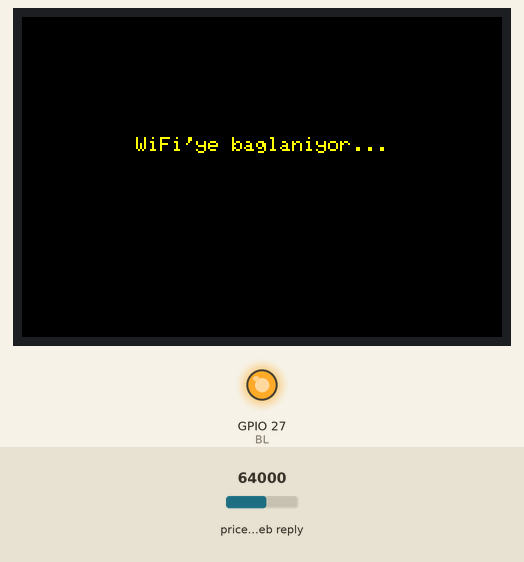
Simulated run of this sketch. Board: ESP32. Shown: 480×320 colour display, output pins drawn as LEDs (lit = HIGH). The test bench sets the inputs (shaded band); at power-on: price in the web reply 64000. WiFi joins after 1.5 s; servers stay silent unless stated; network time is answered at once with the bench clock; the local clock reads 2024-03-15 10:24:30 at power-on unless the sketch sets it; web services answer with replies made up by the test bench; what the sketch prints to the serial monitor is not drawn.

Above: at 0.4 s.
At 4.8 s:
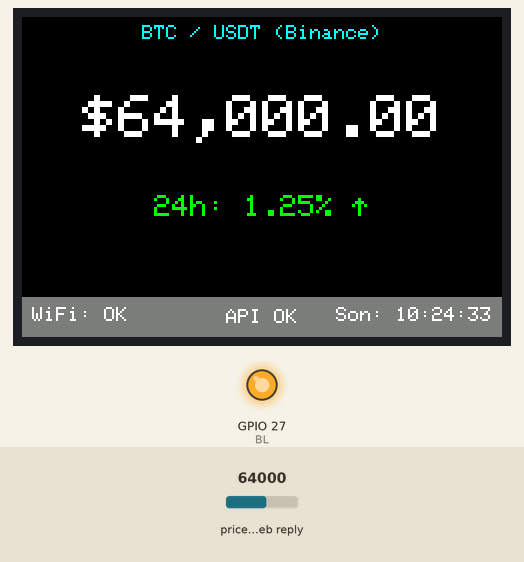
4.9 s: price in the web reply set to 21580
At 16.9 s:
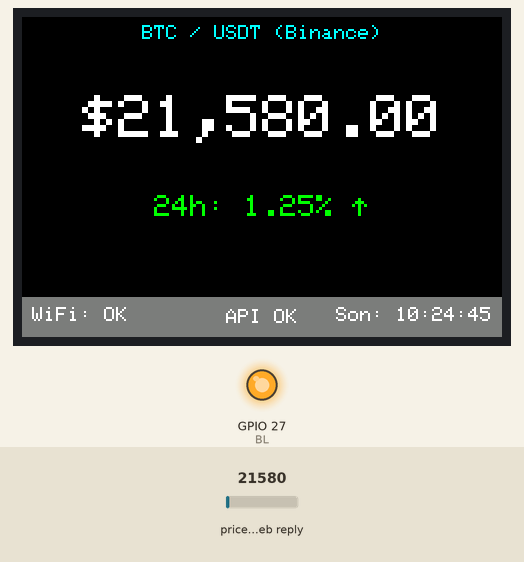
17.1 s: price in the web reply set to 39750
At 32.3 s:
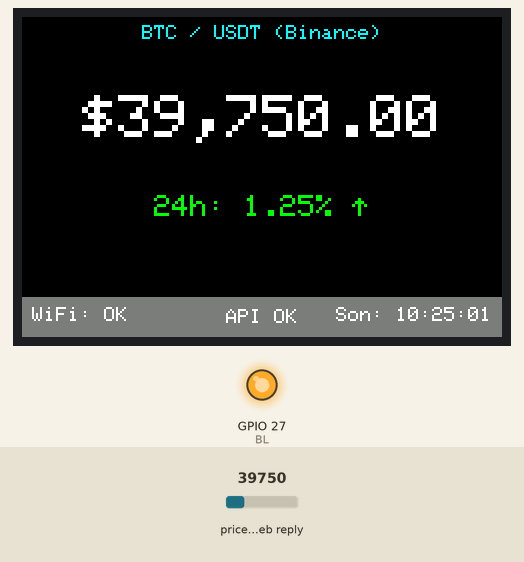
Timing chart, 0 to 33.8 s (numbered marks = the images above; inputs shaded):
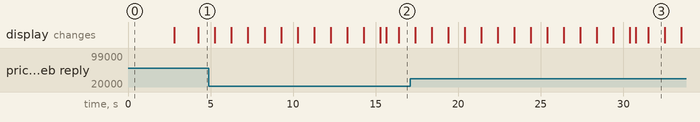

The sketch:

esp32-btc-ticker.ino
```cpp
/*
  ESP32 + ILI9488 (TFT_eSPI) — BTC/USDT (Binance 24hr)
  - Tek çağrı: /api/v3/ticker/24hr?symbol=BTCUSDT  → lastPrice + priceChangePercent
  - WiFi yeniden bağlanma, üstel backoff, NTP saat, sprite UI
  - Cloudflare'a takılmamak için: desktop User-Agent + HTTP/1.0 + fallback hostlar

  TFT_eSPI User_Setup.h:
    #define ILI9488_DRIVER
    // MISO=19, MOSI=23, SCLK=18, CS=15, DC=27, RST=33
*/

#include <WiFi.h>
#include <WiFiClientSecure.h>
#include <HTTPClient.h>
#include <TFT_eSPI.h>
#include <SPI.h>
#include <NTPClient.h>
#include <WiFiUdp.h>
#include <ArduinoJson.h>

// ====== WiFi ======
const char* WIFI_SSID = "x";
const char* WIFI_PASS = "y";

// ====== Ekran ======
TFT_eSPI tft;
TFT_eSprite spr = TFT_eSprite(&tft);
const int ROT = 1;      // 480x320 yatay
const int BL  = 27;

// ====== Zaman (GMT+3) ======
WiFiUDP ntpUDP;
NTPClient ntp(ntpUDP, "pool.ntp.org", 3 * 3600, 60'000);

// ====== Binance API ======
const char* SYMBOL = "BTCUSDT";
const char* HOSTS[] = {
  "https://api.binance.com",
  "https://api1.binance.com",
  "https://api2.binance.com",
  "https://api3.binance.com"
};
const size_t HOSTS_COUNT = sizeof(HOSTS) / sizeof(HOSTS[0]);

// ====== Süreler ======
const uint32_t POLL_INTERVAL_MS = 15'000;
uint32_t backoffMs = POLL_INTERVAL_MS;
const uint32_t BACKOFF_MIN = 15'000;
const uint32_t BACKOFF_MAX = 5 * 60'000;

// ====== Durum ======
float g_price = NAN;
float g_chg24 = NAN;      // %
char  g_timeStr[16] = "--:--:--";
bool  g_connected = false;
bool  g_lastCallOk = false;
size_t g_hostIdx = 0;

// ====== Yardımcılar ======
String formatFloat2(float v) {
  if (isnan(v)) return String("--");
  char b[32]; dtostrf(v, 0, 2, b); return String(b);
}

String formatUsd(float v) {
  if (isnan(v)) return String("$--");
  long whole = (long)fabs(v);
  int  cents = (int)round((fabs(v) - whole) * 100.0f);
  if (cents == 100) { whole += 1; cents = 0; }

  char tmp[32]; ltoa(whole, tmp, 10);
  char buf[48]; int idx = 0; int len = strlen(tmp);
  for (int i = 0; i < len; ++i) {
    buf[idx++] = tmp[i];
    int left = len - i - 1;
    if (left > 0 && left % 3 == 0) buf[idx++] = ',';
  }
  buf[idx] = 0;

  char out[64]; snprintf(out, sizeof(out), "$%s.%02d", buf, cents);
  return v < 0 ? String("-") + out : String(out);
}

void drawCenterText(TFT_eSprite& s, const String& txt, int y, int size, uint16_t fg, uint16_t bg = TFT_BLACK) {
  s.setTextFont(1);
  s.setTextSize(size);
  s.setTextColor(fg, bg);
  int w = s.textWidth(txt);
  int x = (s.width() - w) / 2;
  s.setCursor(x, y);
  s.print(txt);
}
void drawRightText(TFT_eSprite& s, const String& txt, int xRight, int y, int size, uint16_t fg, uint16_t bg = TFT_BLACK) {
  s.setTextFont(1);
  s.setTextSize(size);
  s.setTextColor(fg, bg);
  int w = s.textWidth(txt);
  s.setCursor(xRight - w, y);
  s.print(txt);
}

// ---- HTTP GET (desktop UA, HTTP/1.0, TLS insecure) + fallback
struct HttpResult { bool ok; int code; String body; String url; };
HttpResult httpGET_with_fallback(const String& pathAndQuery) {
  for (size_t n = 0; n < HOSTS_COUNT; ++n) {
    size_t idx = (g_hostIdx + n) % HOSTS_COUNT;
    String url = String(HOSTS[idx]) + pathAndQuery;

    HTTPClient http;
    http.setTimeout(9000);
    http.setFollowRedirects(HTTPC_STRICT_FOLLOW_REDIRECTS);
    http.addHeader("User-Agent",
      "Mozilla/5.0 (X11; Linux x86_64) AppleWebKit/537.36 "
      "(KHTML, like Gecko) Chrome/119.0 Safari/537.36");
    http.addHeader("Accept", "application/json");
    http.addHeader("Connection", "close");
    http.useHTTP10(true);

    WiFiClientSecure c; c.setInsecure();
    bool began = http.begin(c, url);
    if (!began) { http.end(); continue; }

    int code = http.GET();
    String body = (code > 0) ? http.getString() : "";
    http.end();

    Serial.printf("[HTTP] %s -> %d (%d bytes)\n", url.c_str(), code, body.length());
    if (code == 200) { g_hostIdx = idx; return {true, code, body, url}; }
    else Serial.println(body);
  }
  return {false, -1, "", ""};
}

// ---- JSON Parse (Binance 24hr)
bool parseBinance24hr(const String& js, float& lastPrice, float& chg24pct) {
  StaticJsonDocument<1024> doc;
  DeserializationError err = deserializeJson(doc, js);
  if (err) { Serial.printf("[JSON] %s\n", err.c_str()); return false; }

  // Örnek alanlar: "lastPrice":"59484.56000000","priceChangePercent":"-2.35"
  const char* sLast = doc["lastPrice"];
  const char* sPct  = doc["priceChangePercent"];
  if (!sLast || !sPct) return false;

  lastPrice = String(sLast).toFloat();
  chg24pct  = String(sPct ).toFloat();
  return true;
}

// Saat
void updateTimeString() {
  if (!ntp.update()) ntp.forceUpdate();
  unsigned long epoch = ntp.getEpochTime();
  if (epoch == 0) { strncpy(g_timeStr, "--:--:--", sizeof(g_timeStr)); return; }
  int h = (epoch % 86400L) / 3600;
  int m = (epoch % 3600) / 60;
  int s = epoch % 60;
  snprintf(g_timeStr, sizeof(g_timeStr), "%02d:%02d:%02d", h, m, s);
}

// Çizim
void drawScreen() {
  spr.fillSprite(TFT_BLACK);

  drawCenterText(spr, "BTC / USDT (Binance)", 8, 2, TFT_CYAN);

  // Fiyat
  {
    String p = formatUsd(g_price);
    int sz = 6; spr.setTextFont(1);
    while (sz > 2) { spr.setTextSize(sz); if (spr.textWidth(p) <= spr.width() - 20) break; sz--; }
    drawCenterText(spr, p, 78, sz, TFT_WHITE);
  }

  // 24h değişim
  {
    bool up = (!isnan(g_chg24) && g_chg24 >= 0.0f);
    String arrow = up ? " \x18" : " \x19"; // fonta bağlı ↑/↓
    String line = String("24h: ") + formatFloat2(g_chg24) + "%" + arrow;
    uint16_t col = isnan(g_chg24) ? TFT_LIGHTGREY : (up ? TFT_GREEN : TFT_RED);
    drawCenterText(spr, line, 178, 3, col);
  }

  // Alt bar
  {
    uint16_t bar = TFT_DARKGREY;
    spr.fillRect(0, 280, spr.width(), 40, bar);

    String left = g_connected ? "WiFi: OK" : "WiFi: Yok";
    spr.setTextFont(1); spr.setTextSize(2); spr.setTextColor(TFT_WHITE, bar);
    spr.setCursor(10, 290); spr.print(left);

    drawRightText(spr, String("Son: ") + g_timeStr, spr.width() - 10, 290, 2, TFT_WHITE, bar);

    String mid = g_lastCallOk ? "API OK" : "API Hata / Beklemede";
    drawCenterText(spr, mid, 292, 2, g_lastCallOk ? TFT_WHITE : TFT_YELLOW, bar);
  }

  spr.pushSprite(0, 0);
}

void showMessage(const char* msgTop, const char* msgBottom = nullptr) {
  spr.fillSprite(TFT_BLACK);
  drawCenterText(spr, msgTop, 120, 2, TFT_YELLOW);
  if (msgBottom) drawCenterText(spr, msgBottom, 150, 2, TFT_LIGHTGREY);
  spr.pushSprite(0, 0);
}

// Veri çekimi (tek çağrı, fallback'li)
bool fetchOnce() {
  String path = String("/api/v3/ticker/24hr?symbol=") + SYMBOL;
  auto r = httpGET_with_fallback(path);
  if (!r.ok) { g_lastCallOk = false; return false; }

  float price=NAN, pct=NAN;
  if (!parseBinance24hr(r.body, price, pct)) {
    Serial.println("[JSON] parse error"); Serial.println(r.body);
    g_lastCallOk = false; return false;
  }
  g_price = price;
  g_chg24 = pct;
  g_lastCallOk = true;
  return true;
}

// Wi-Fi
void ensureWifi() {
  if (WiFi.status() == WL_CONNECTED) { g_connected = true; return; }
  g_connected = false;
  WiFi.disconnect(true);
  WiFi.mode(WIFI_STA);
  WiFi.setSleep(false);
  WiFi.begin(WIFI_SSID, WIFI_PASS);

  uint32_t t0 = millis();
  while (WiFi.status() != WL_CONNECTED && millis() - t0 < 15'000) delay(250);
  g_connected = (WiFi.status() == WL_CONNECTED);
}

void setup() {
  Serial.begin(115200);

  tft.init();
  tft.setRotation(ROT);
  if (BL >= 0) { pinMode(BL, OUTPUT); digitalWrite(BL, HIGH); }

  spr.createSprite(480, 320);
  spr.setTextFont(1);
  spr.setTextColor(TFT_WHITE, TFT_BLACK);

  showMessage("WiFi'ye baglaniyor...");
  ensureWifi();

  ntp.begin();
  updateTimeString();

  if (!g_connected) showMessage("WiFi baglanamadi", "Tekrar denenecek...");

  if (g_connected && fetchOnce()) { updateTimeString(); backoffMs = BACKOFF_MIN; }
  else { g_lastCallOk = false; }

  drawScreen();
}

void loop() {
  static uint32_t lastPoll = 0;
  static uint32_t lastUi   = 0;
  uint32_t now = millis();

  // Her 1 sn saat tazele
  if (now - lastUi >= 1000) { lastUi = now; updateTimeString(); drawScreen(); }

  // Periyodik veri çek (backoff)
  if (now - lastPoll >= backoffMs) {
    lastPoll = now;

    ensureWifi();
    bool ok = false;
    if (g_connected) ok = fetchOnce();

    if (!ok) {
      g_lastCallOk = false;
      // farklı hostlarda da hata aldıysak backoff büyüsün
      backoffMs = min(backoffMs * 2, BACKOFF_MAX);
      Serial.printf("[BACKOFF] Next try in %lu ms\n", (unsigned long)backoffMs);
      showMessage("Veri cekilemedi", "Tekrar denenecek...");
    } else {
      backoffMs = BACKOFF_MIN;
    }
    drawScreen();
  }
}
```
